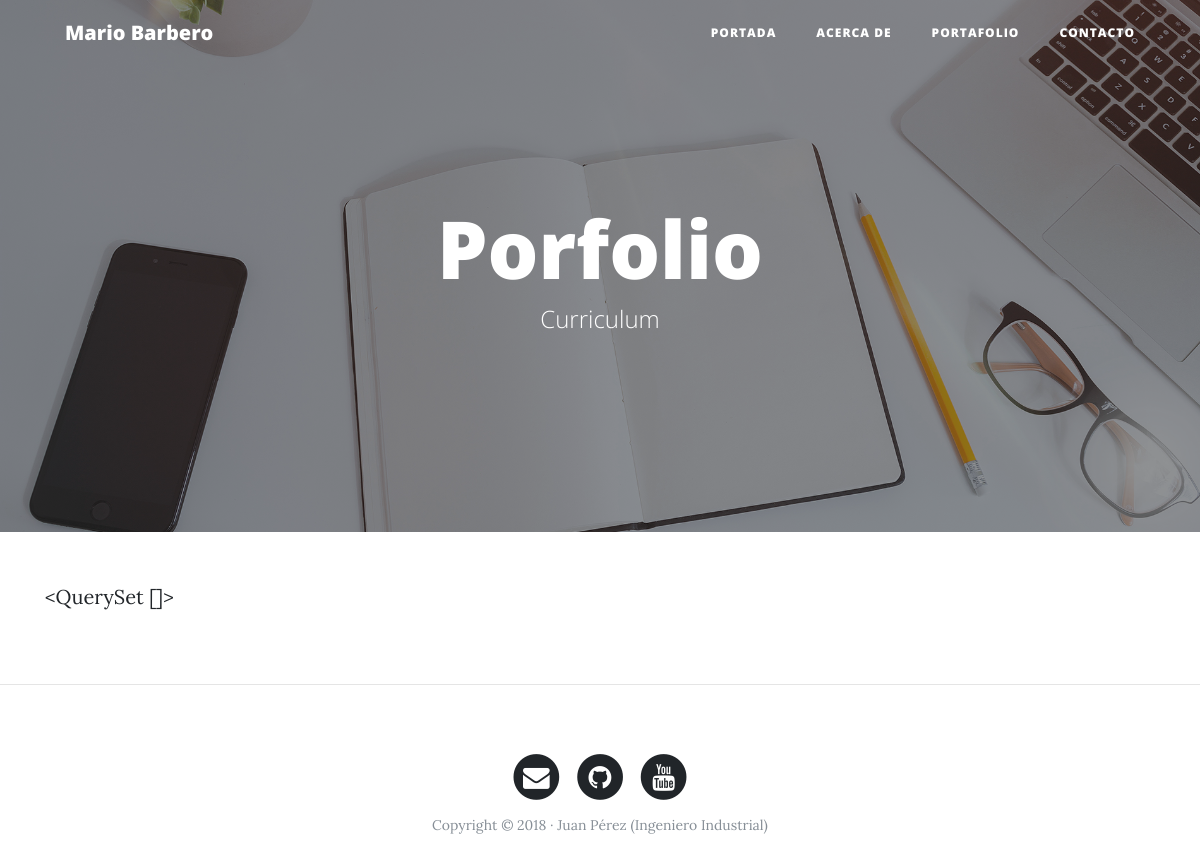
/porfolio/, run on an earlier commit of the app's database.
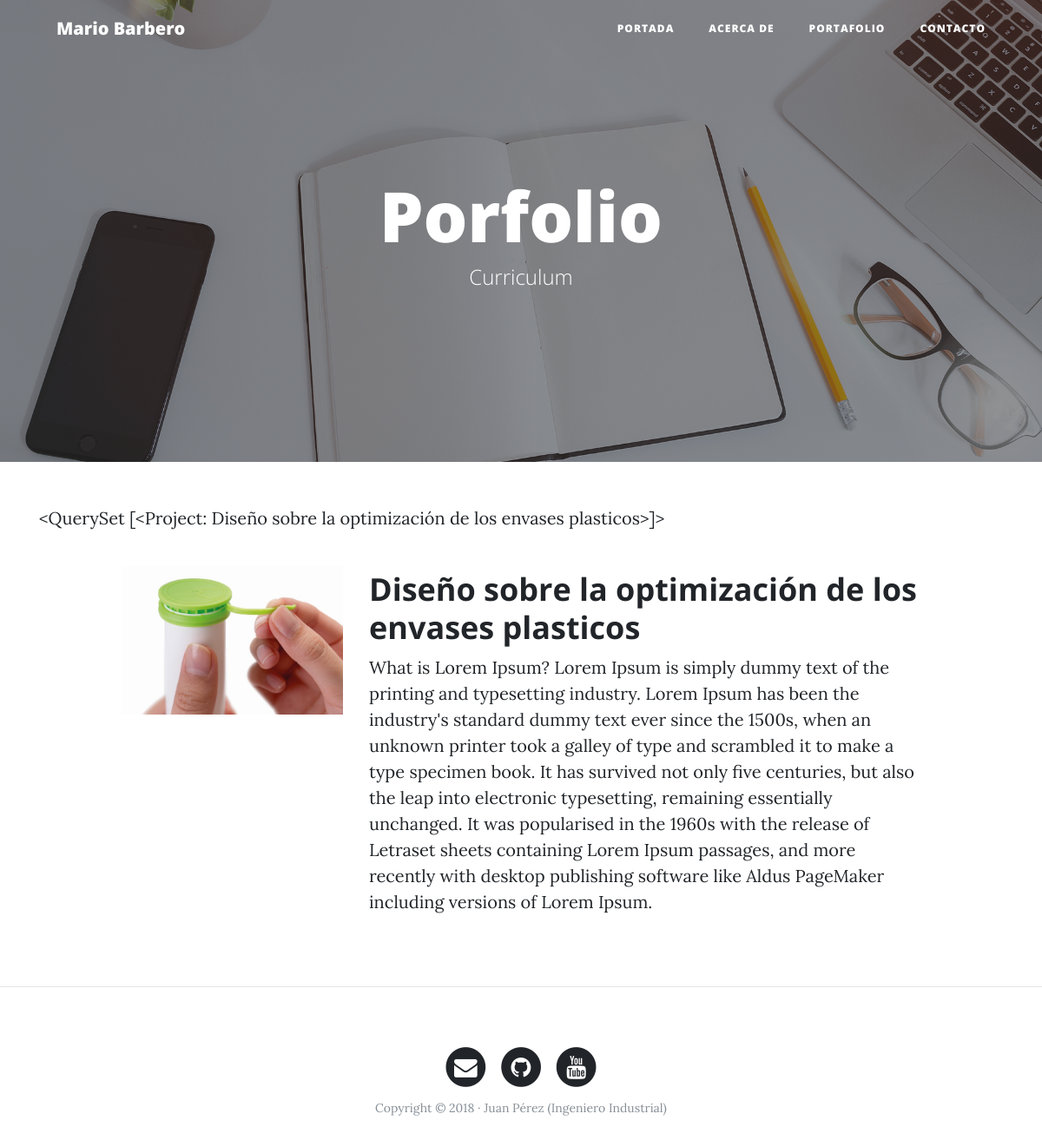
And on a later commit of the database.
### porfolio/models.py (models this page shows)
class Project(models.Model):
    title = models.CharField(max_length=200, verbose_name="Titulo")
    description = models.TextField(verbose_name="Descripción")
    image = models.ImageField(verbose_name="Imagen", upload_to="projects")
    link = models.URLField(verbose_name="Dirección web",null=True, blank=True)
    created = models.DateTimeField(auto_now_add=True, verbose_name="Fecha de creación")
    updated = models.DateTimeField(auto_now=True, verbose_name="Fecha de modificación")
    def __str__(self):
        return str(self.title)
    class Meta:
        verbose_name = "Proyecto"
        verbose_name_plural = "Proyectos"
        ordering = ["-created"] # el '-' quiere decir que se va a ordenar de más nuevo a más viejox

### porfolio/views.py (the view)
# urls.py: path('porfolio/', porfolio_views.porfolio, name='porfolio'),
def porfolio(request):
    projects = Project.objects.all()
    return render(request, "porfolio/porfolio.html", {'projects':projects})

### porfolio/templates/porfolio/porfolio.html (shortened to what this page needs)
{% extends 'core/base.html' %}
{% block background %}{% load static %}{% static 'core/img/portfolio-bg.jpg' %}{% endblock %}
{% block headers %}
<h1>Porfolio</h1>
<span class="subheading">Curriculum</span>
{% endblock %}
{% block content %}
{{projects}}
    {% for project in projects %}
        <div class="row project">
            <div class="col-lg-3 col-md-4 offset-lg-1">
                    <img class="img-fluid" src="{{project.image.url}}" alt="">
            </div>
            <div class="col-lg-7 col-md-8">
                <h2 class="section-heading title">{{project.title}}</h2>
                <p>{{project.description}}</p>
            </div>
            </div>
        </div>
    {% endfor %}
{% endblock %}

### core/templates/core/base.html (shortened to what this page needs)
<!DOCTYPE html>
<html lang="es">
  <head>
     {% load static %}
    <link href="{% static 'core/vendor/bootstrap/css/bootstrap.min.css' %}" rel="stylesheet">
    <link href="{% static 'core/vendor/font-awesome/css/font-awesome.min.css' %}" rel="stylesheet" type="text/css">
    <link href="{% static 'core/css/clean-blog.min.css' %}" rel="stylesheet">
  </head>
  <body>
    <nav class="navbar navbar-expand-lg navbar-light fixed-top" id="mainNav">
      <div class="container">
        <a class="navbar-brand" href="{% url 'home' %}">Mario Barbero</a>
        <div class="collapse navbar-collapse" id="navbarResponsive">
          <ul class="navbar-nav ml-auto">
            <li class="nav-item">
              <a class="nav-link" href="{% url 'home' %}">Portada</a>
            </li>
            <li class="nav-item">
              <a class="nav-link" href="{% url 'about' %}">Acerca de</a>
            </li>
            <li class="nav-item">
              <a class="nav-link" href="{% url 'porfolio' %}">Portafolio</a>
            </li>
            <li class="nav-item">
              <a class="nav-link" href="{% url 'contact' %}">Contacto</a>
            </li>
          </ul>
        </div>
      </div>
    </nav>
    <header class="masthead" style="background-image: url('{% block background %}{% endblock %}')">
      <div class="overlay"></div>
      <div class="container">
        <div class="row">
          <div class="col-lg-8 col-md-10 mx-auto">
            <div class="site-heading">
              {% block headers %}{% endblock %}
            </div>
          </div>
        </div>
      </div>
    </header>
    <div class="container">
        {% block content %}{% endblock %}
    </div>
    {% if request.path != "/" %}
    <hr>
    {% endif %}
    <footer>
      <div class="container">
        <div class="row">
          <div class="col-lg-8 col-md-10 mx-auto">
            <ul class="list-inline text-center">
              <li class="list-inline-item">
                <a href="#">
                  <span class="fa-stack fa-lg">
                    <i class="fa fa-circle fa-stack-2x"></i>
                    <i class="fa fa-envelope fa-stack-1x fa-inverse"></i>
                  </span>
                </a>
              </li>
              <li class="list-inline-item">
                <a href="#">
                  <span class="fa-stack fa-lg">
                    <i class="fa fa-circle fa-stack-2x"></i>
                    <i class="fa fa-github fa-stack-1x fa-inverse"></i>
                  </span>
                </a>
              </li>
              <li class="list-inline-item">
                <a href="#">
                  <span class="fa-stack fa-lg">
                    <i class="fa fa-circle fa-stack-2x"></i>
                    <i class="fa fa-youtube fa-stack-1x fa-inverse"></i>
                  </span>
                </a>
              </li>
            </ul>
            <p class="copyright text-muted">Copyright &copy; 2018 · Juan Pérez (Ingeniero Industrial) </p>
          </div>
        </div>
      </div>
    </footer>
  </body>
</html>

What changed in the data, as far as the page shows it:
added Project: title "<QuerySet [<Project: Diseño sobre la optimización de los envases plasticos>]>", image (picture), title "Diseño sobre la optimización de los envases plasticos", description "What is Lorem Ipsum? Lorem Ipsum is simply dummy text of the printing and typesetting industry. Lorem Ipsum has been the industry's standard dummy text ever since the 1500s, when an unknown printer took a galley of type and scrambled it to make a type specimen book. It has survived not only five centuries, but also the leap into electronic typesetting, remaining essentially unchanged. It was popularised in the 1960s with the release of Letraset sheets containing Lorem Ipsum passages, and more recently with desktop publishing software like Aldus PageMaker including versions of Lorem Ipsum."
Also different on the page:
{{ projects }}: "<QuerySet []>" → (not shown)
